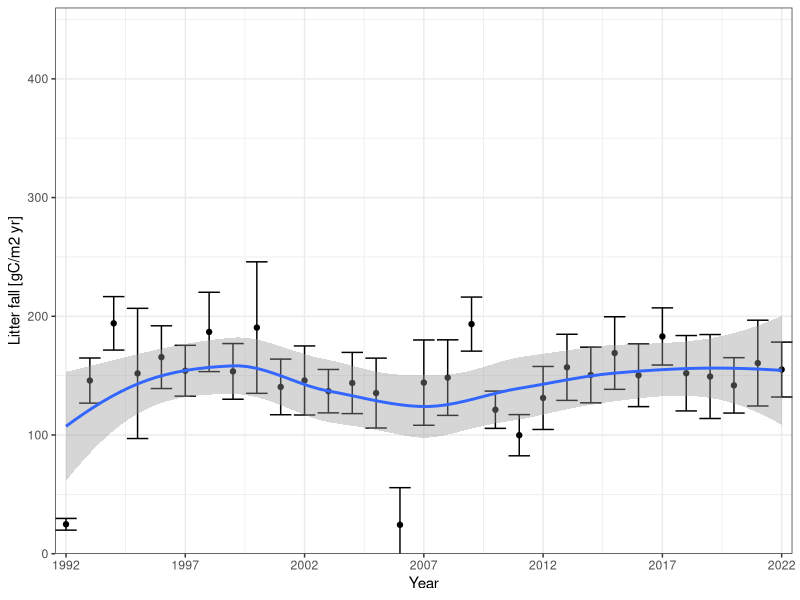
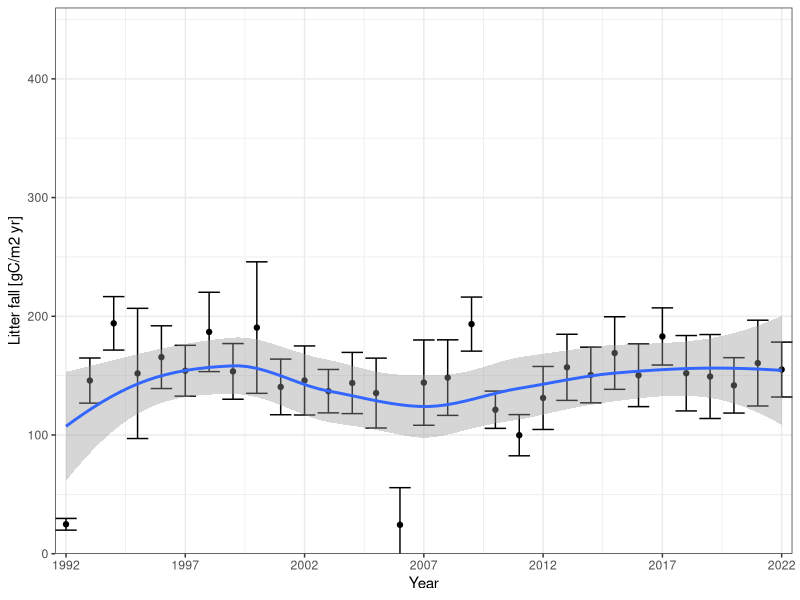

These charts were generated, in order, by the following R code:
## Hubbard Brook archived soil samples project ##
## Litter fall data ##
## Sophie von Fromm ##
## 2024-10-24 ##

library(tidyverse)

#litter fall: Oven dry weight of sample (g); litter trap: 0.097m2

litter_fall <- read_csv("./Data/HBEF_fine_litter_1992-2022.csv")

litter_fall_sum <- litter_fall %>% 
  filter(SITE == "BB" & TRTMT == "noCA" & ELEV == "Low") %>%
  dplyr::select(-contains("COUNT")) %>% 
  #remove "pooled" tags
  filter(TAG != "pooled") %>% 
  # replace missing values with long-term average
  mutate(DRY_MASS = replace(DRY_MASS, DRY_MASS < 0, NA)) %>% 
  mutate(DRY_MASS = ifelse(is.na(DRY_MASS), mean(DRY_MASS, na.rm = TRUE), DRY_MASS)) %>% 
  #calculate sum for each tag for each year and convert from g/0.097m2 to g/m2
  group_by(YEAR, TAG) %>% 
  summarise(sum_dry_mass = sum(DRY_MASS) * (1/0.097)) %>% 
  ungroup(TAG) %>% 
  summarise(mean_annual_litter_g = mean(sum_dry_mass),
            sd_annual_litter_g = sd(sum_dry_mass))
  

litter_fall_sum %>% 
  filter(YEAR < 2006) %>% 
  summary()

summary(litter_fall_sum$mean_annual_litter_g*0.49)

litter_fall_sum %>% 
  # multiply by 0.49 (~C content in foliage at low HBEF)
  ggplot(aes(x = YEAR, y = mean_annual_litter_g*0.49)) +
  geom_point() +
  geom_errorbar(aes(ymax = mean_annual_litter_g*0.49 + sd_annual_litter_g*0.49,
                    ymin = mean_annual_litter_g*0.49 - sd_annual_litter_g*0.49)) +
  geom_smooth() +
  theme_bw() +
  scale_y_continuous("Litter fall [gC/m2 yr]", expand = c(0,0)) +
  scale_x_continuous("Year", expand = c(0,0), breaks = seq(1992,2022,5)) +
  coord_cartesian(ylim = c(0,460))
ggsave("./Output/LitterFall_low_1992_2022.jpeg",
       width = 8, height = 6)
  
  